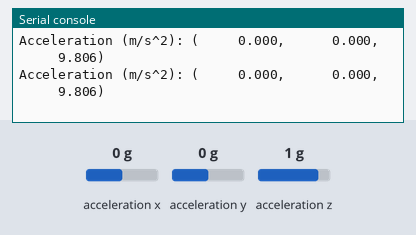
Bench run of a program on a simulated CircuitPython board. Parts: the last lines printed to the serial console. Inputs (shaded band) come from the test bench; at power-on: acceleration x 0 g, acceleration y 0 g, acceleration z 1 g.

Above: at 1.2 s.
1.3 s: acceleration x set to -1.4 g
At 2.6 s:
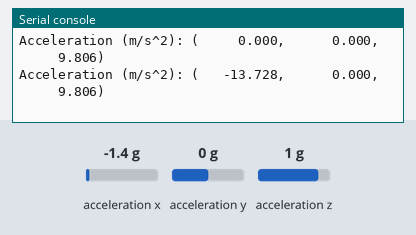
3.5 s: acceleration y set to -1.4 g
At 4.8 s:
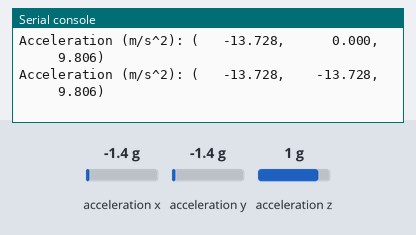
5.5 s: acceleration z set to -1.4 g
At 6.8 s:
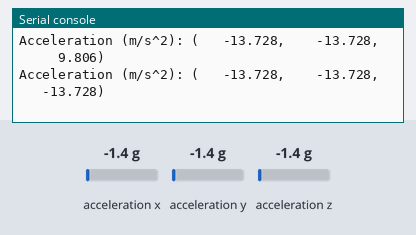
7.5 s: acceleration x set to -0.8 g
At 8.6 s:
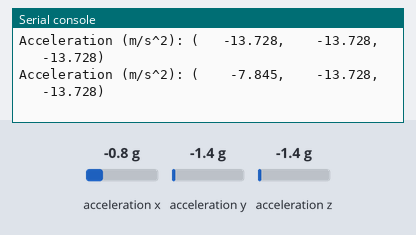
9.5 s: acceleration y set to -0.8 g
At 10.8 s:
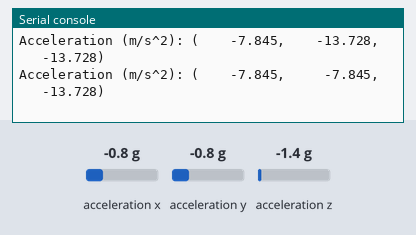
11.5 s: acceleration z set to -0.8 g
At 12.8 s:
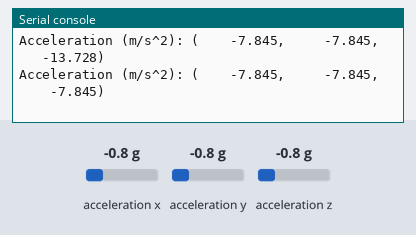

The program:

acc_101.py
```python
import time
import board
import adafruit_lsm303_accel

i2c = board.I2C()  # uses board.SCL and board.SDA
sensor = adafruit_lsm303_accel.LSM303_Accel(i2c)

while True:
    acc_x, acc_y, acc_z = sensor.acceleration

    print('Acceleration (m/s^2): ({0:10.3f}, {1:10.3f}, {2:10.3f})'.format(acc_x, acc_y, acc_z))
    # print('')
    time.sleep(1.0)
```

Measured:
- after the input at 1.3 s, the serial console: prints a new line after 0.70 s (image 1)
- after the input at 3.5 s, the serial console: prints a new line after 0.50 s (image 2)
- after the input at 5.5 s, the serial console: prints a new line after 0.51 s (image 3)
- after the input at 7.5 s, the serial console: prints a new line after 0.51 s (image 4)
- after the input at 9.5 s, the serial console: prints a new line after 0.51 s (image 5)
- after the input at 11.5 s, the serial console: prints a new line after 0.51 s (image 6)
